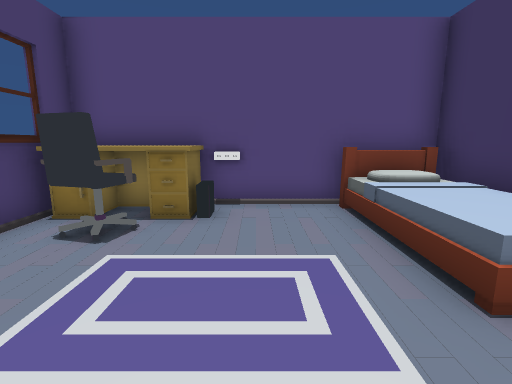
[1] (above)

21 first-person views from a walk through a Unity game level. The camera is 1.5 m above the floor, tilts 10° down and sees 85° across. The floor is counted in squares, 1 m on a side. Each view is taken from the middle of a square. On the plan, view 1 faces up. The plan holds only what a view shows up to about 14 squares ahead; the rest is blank. The place goes on beyond the plan.

[2]
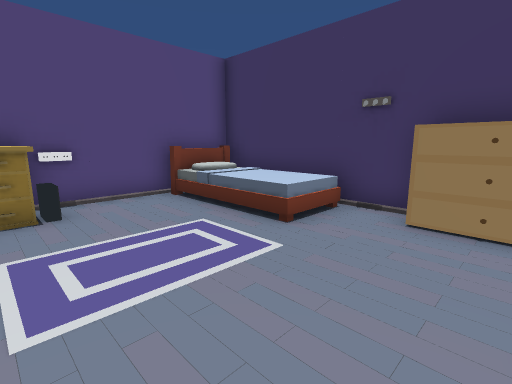

[3]
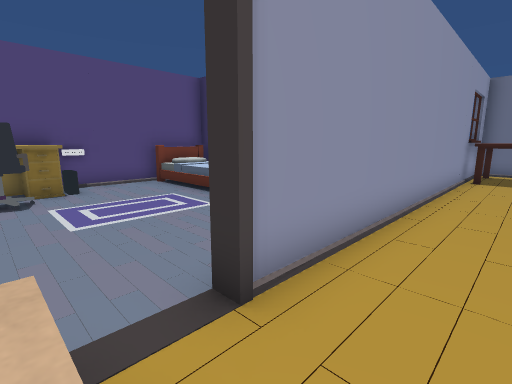

[4]
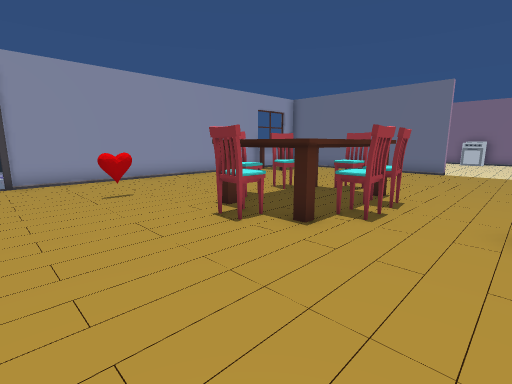

[5]
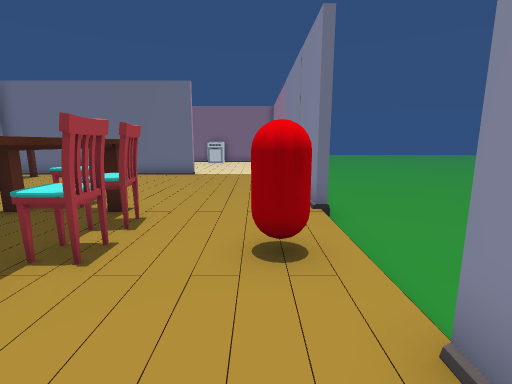

[6]
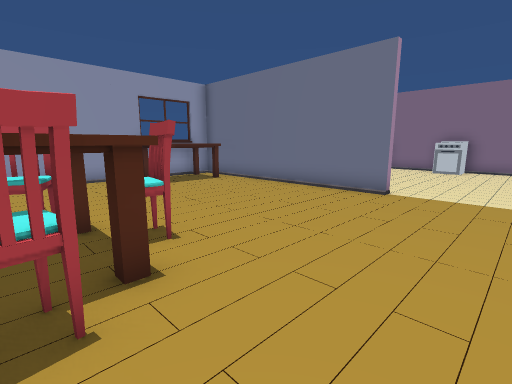

[7]
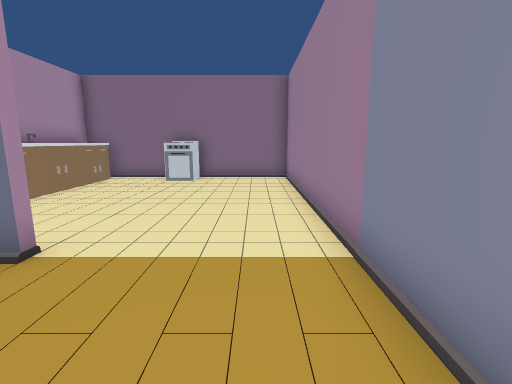

[8]
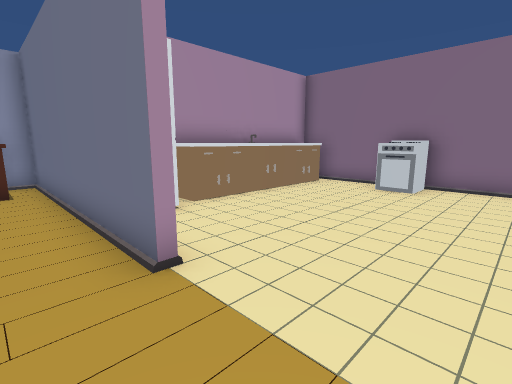

[9]
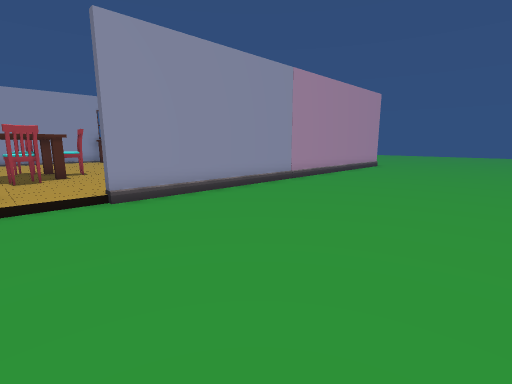

[10]
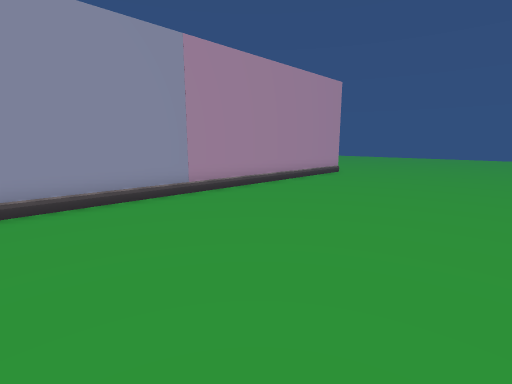

[11]
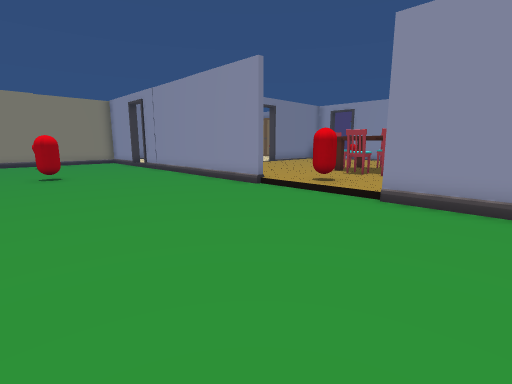

[12]
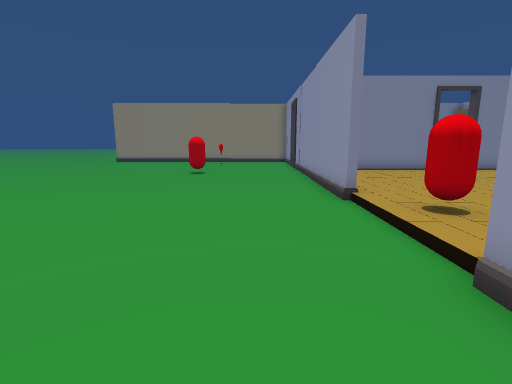

[13]
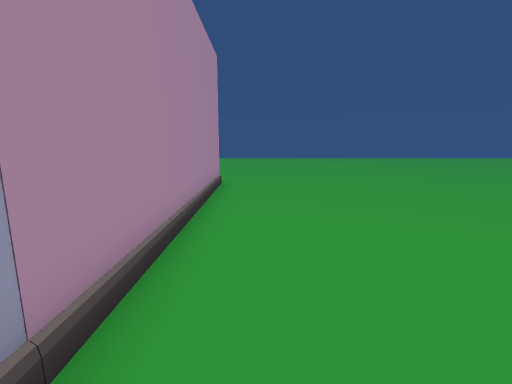

[14]
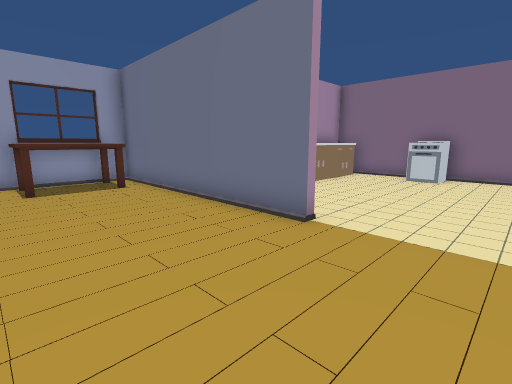

[15]
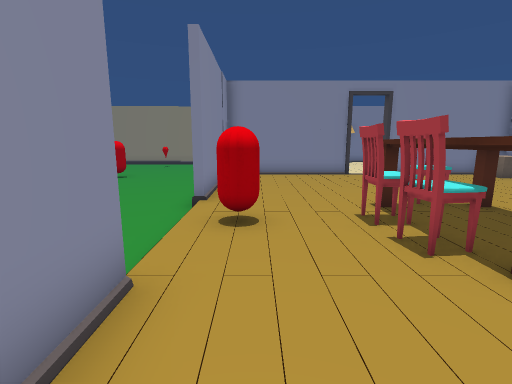

[16]
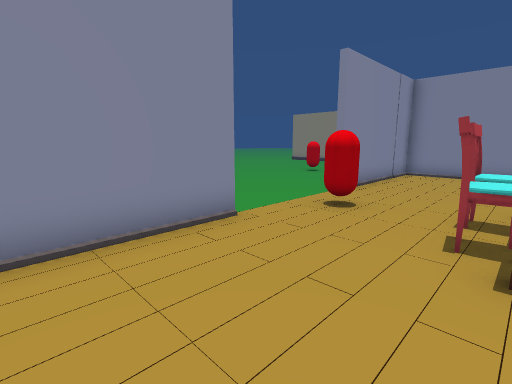

[17]
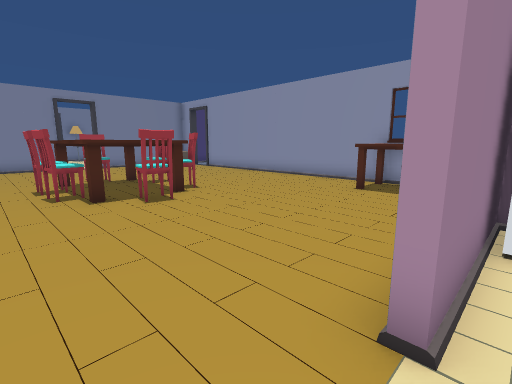

[18]
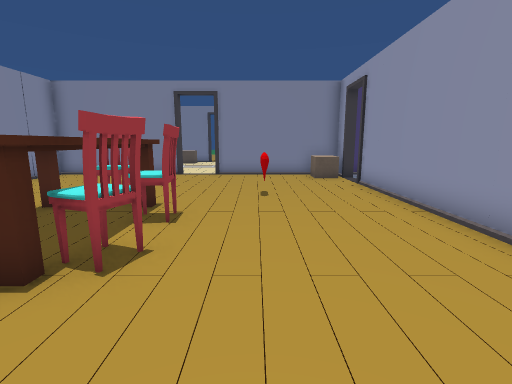

[19]
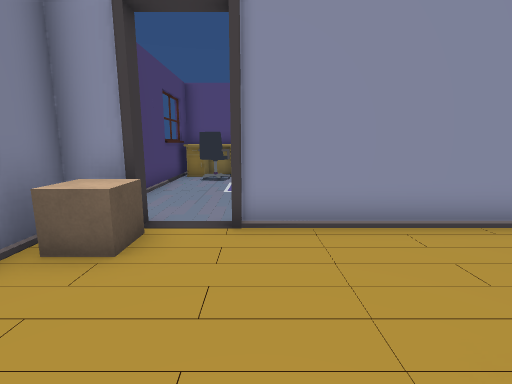

[20]
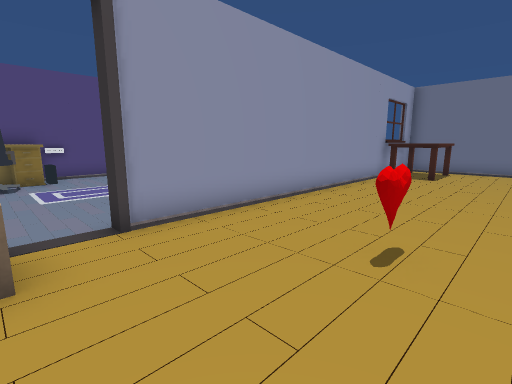

[21]
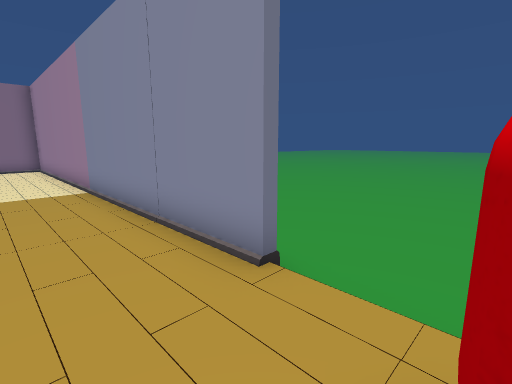

### Floor plan
Key: @ floor where view 1 was taken; # wall or solid block; . main floor; - floor 0.25 m lower than the main floor; / step, stairs or slope; T table; C computer; B bed; H chair; U cube; A capsule; E oven; F fridge; O other object.
Columns run from 9 left of view 1 to 22 right of it. Each row starts with its distance up from view 1.
  7      #########
  6      TTTC..B #
  5      #HH...B #
  4      #HH...B #
  3      #..  .B #
  2      #..  .//#
  1       .......#
  0       ...@...#
 -1      #.......#
 -2      ##.###############
 -3      UU............T TT
 -4      #.............TTTT
 -5      #................#
 -6      #...OO...........#
 -7      #................#FFOOOO  O
 -8      #......HHHH......#FFOOOOOOO
 -9     .......HTTTHH.....##.......#
-10     ##.....H   HH.....##.......#
-11      #.....THHHT......##......EE
-12      #......HHH................#
-13      #.........................#
-14      #.......A.................#
-15     #######.....################
-16     ---####-----####---#########
-17     ----------------------------
-18    -----------------------------
-19   ------------------------------
-20   ------------------------------
-21 ----A---------------------------
-22 --------------------------------
-23     ----------------------------

Where each view was taken, in squares from view 1:
view 1: 0 up, 0 right, facing up
view 2: 1 down, 2 left, facing up-right
view 3: 4 down, 3 left, facing up-right
view 4: 14 down, 2 left, facing up-right
view 5: 14 down, 0 right, facing right
view 6: 14 down, 5 right, facing up-right
view 7: 14 down, 10 right, facing right
view 8: 14 down, 12 right, facing up-right
view 9: 23 down, 4 right, facing up-right
view 10: 23 down, 9 right, facing up-right
view 11: 23 down, 9 right, facing up-left
view 12: 18 down, 9 right, facing left
view 13: 17 down, 12 right, facing right
view 14: 14 down, 9 right, facing up-right
view 15: 14 down, 9 right, facing left
view 16: 11 down, 10 right, facing down-left
view 17: 13 down, 14 right, facing up-left
view 18: 6 down, 9 right, facing left
view 19: 7 down, 1 left, facing up
view 20: 7 down, 3 left, facing up-right
view 21: 13 down, 4 right, facing down-right
